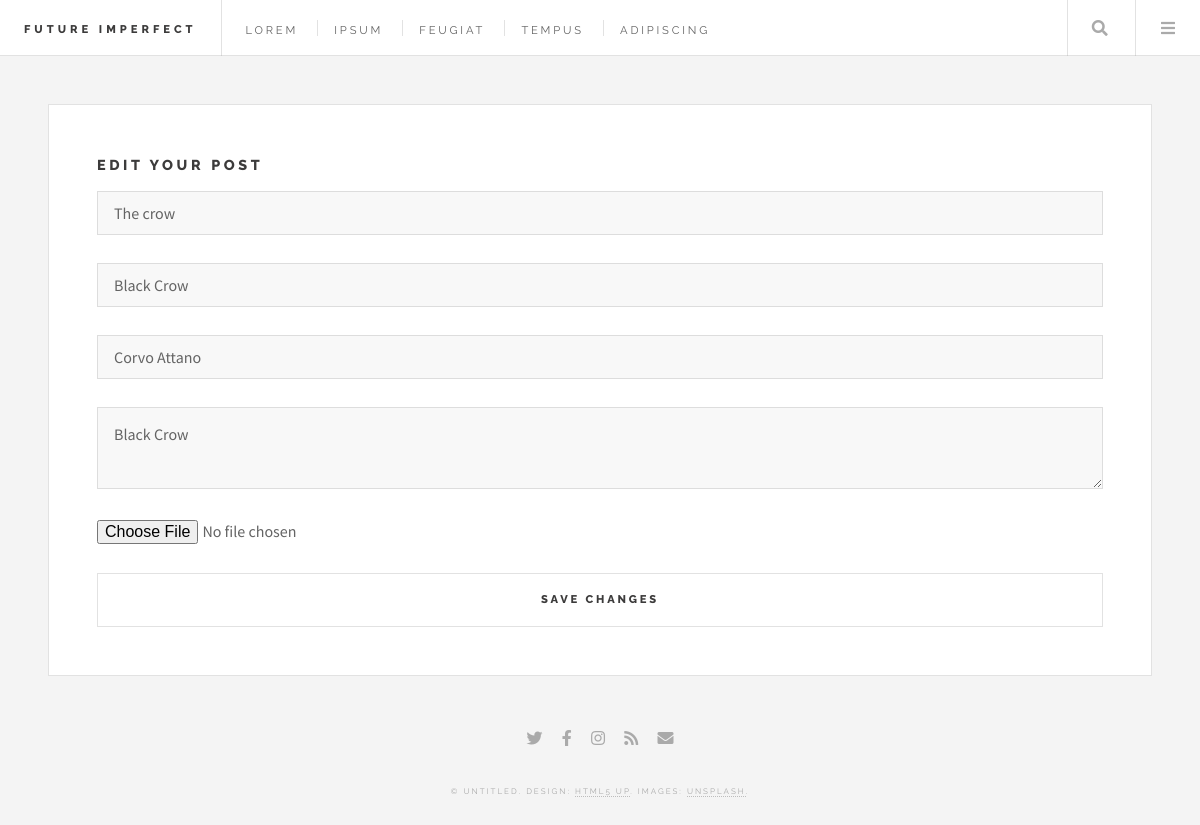
The page /edit_post.php?edit=4 (signed in) on the database its author committed.
### tables this page shows
CREATE TABLE `posts` (
  `id` int(11) NOT NULL,
  `title` varchar(255) NOT NULL,
  `subtitle` varchar(255) NOT NULL,
  `date` date NOT NULL,
  `author_id` int(11) NOT NULL,
  `image` text NOT NULL,
  `resume` text NOT NULL,
  `content` text NOT NULL
);

### edit_post.php (called while the page is built, shortened)
<?php
include("database.php");
include("models/edit_post.php");
include("views/edit_post.php");
?>

### models/edit_post.php (called while the page is built, shortened)
<?php
$id = isset($_GET['edit'])?$_GET['edit']:"";
$stmt = $my_db->prepare("SELECT * FROM `posts` WHERE id=:id");
$stmt->execute(['id'=>$id]);
$post=$stmt->fetch();
?>

### views/edit_post.php (the view, shortened to what this page needs)
<!DOCTYPE HTML>
<html>
	<head>
		<link rel="stylesheet" href="assets/css/main.css" />
	</head>
	<body class="single is-preload">
			<div id="wrapper">
					<header id="header">
						<h1><a href="index.html">Future Imperfect</a></h1>
						<nav class="links">
							<ul>
								<li><a href="#">Lorem</a></li>
								<li><a href="#">Ipsum</a></li>
								<li><a href="#">Feugiat</a></li>
								<li><a href="#">Tempus</a></li>
								<li><a href="#">Adipiscing</a></li>
							</ul>
						</nav>
						<nav class="main">
							<ul>
								<li class="search">
									<a class="fa-search" href="#search">Search</a>
								</li>
								<li class="menu">
									<a class="fa-bars" href="#menu">Menu</a>
								</li>
							</ul>
						</nav>
					</header>
<article class="post">
<form action="" method="post" enctype="multipart/form-data">
    <h3>Edit your post</h3>
<input type="text" name="title" placeholder="Enter the title" value="<?=$post['title']?> "require ><br>
<input type="text" name="subtitle" placeholder="Enter the subtitle" value="<?=$post['subtitle']?>" require><br>
<input type="text" name="resume" placeholder="Enter the description" value="<?=$post['resume']?>" require ><br>
<textarea name="content" placeholder="Post content" ><?=$post['content']?></textarea><br>
<input type="file" accept= "image/*" name="new_file" ><br><br>
<input type="submit" name="edit_post" class="button large fit" value="Save changes">
</form>
</article>
<section id="footer">
						<ul class="icons">
							<li><a href="#" class="icon brands fa-twitter"><span class="label">Twitter</span></a></li>
							<li><a href="#" class="icon brands fa-facebook-f"><span class="label">Facebook</span></a></li>
							<li><a href="#" class="icon brands fa-instagram"><span class="label">Instagram</span></a></li>
							<li><a href="#" class="icon solid fa-rss"><span class="label">RSS</span></a></li>
							<li><a href="#" class="icon solid fa-envelope"><span class="label">Email</span></a></li>
						</ul>
						<p class="copyright">&copy; Untitled. Design: <a href="http://html5up.net">HTML5 UP</a>. Images: <a href="http://unsplash.com">Unsplash</a>.</p>
					</section>
			</div>
	</body>
</html>

### rows shown on the page
posts: title "The crow", subtitle "Black Crow", resume "Corvo Attano", content "Black Crow"
